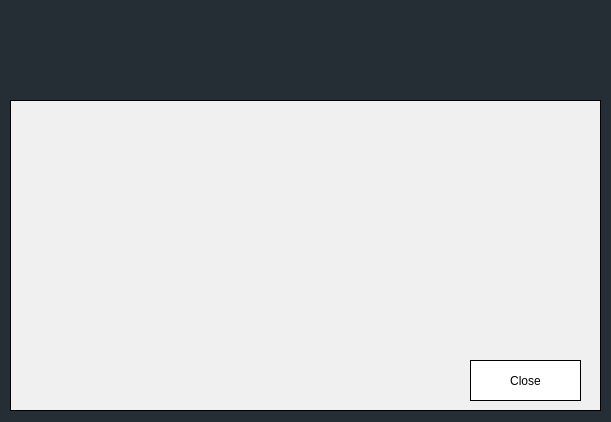
<?xml version="1.0" encoding="UTF-8"?>
<ui version="4.0">
 <class>Dialog</class>
 <widget class="QDialog" name="Dialog">
  <property name="geometry">
   <rect>
    <x>0</x>
    <y>0</y>
    <width>611</width>
    <height>422</height>
   </rect>
  </property>
  <property name="windowTitle">
   <string>Warning</string>
  </property>
  <property name="styleSheet">
   <string notr="true">background-color:rgb(36, 46, 52)</string>
  </property>
  <widget class="QLabel" name="jmap_image_label">
   <property name="geometry">
    <rect>
     <x>10</x>
     <y>10</y>
     <width>121</width>
     <height>71</height>
    </rect>
   </property>
   <property name="text">
    <string/>
   </property>
   <property name="pixmap">
    <pixmap resource="../resources/resources.qrc">:/images/images/Logo_JMap_Cloud.svg</pixmap>
   </property>
  </widget>
  <widget class="QWidget" name="widget" native="true">
   <property name="geometry">
    <rect>
     <x>10</x>
     <y>100</y>
     <width>591</width>
     <height>311</height>
    </rect>
   </property>
   <property name="styleSheet">
    <string notr="true">background-color:rgb(240, 240, 240);
border: 1px solid</string>
   </property>
   <widget class="QTextBrowser" name="warning_textBrowser">
    <property name="geometry">
     <rect>
      <x>15</x>
      <y>21</y>
      <width>561</width>
      <height>221</height>
     </rect>
    </property>
    <property name="styleSheet">
     <string notr="true">border:none;
</string>
    </property>
    <property name="html">
     <string>&lt;!DOCTYPE HTML PUBLIC &quot;-//W3C//DTD HTML 4.0//EN&quot; &quot;http://www.w3.org/TR/REC-html40/strict.dtd&quot;&gt;
&lt;html&gt;&lt;head&gt;&lt;meta name=&quot;qrichtext&quot; content=&quot;1&quot; /&gt;&lt;style type=&quot;text/css&quot;&gt;
p, li { white-space: pre-wrap; }
&lt;/style&gt;&lt;/head&gt;&lt;body style=&quot; font-family:'MS Shell Dlg 2'; font-size:7.8pt; font-weight:400; font-style:normal;&quot;&gt;
&lt;p align=&quot;center&quot; style=&quot;-qt-paragraph-type:empty; margin-top:18px; margin-bottom:12px; margin-left:0px; margin-right:0px; -qt-block-indent:0; text-indent:0px;&quot;&gt;&lt;br /&gt;&lt;/p&gt;&lt;/body&gt;&lt;/html&gt;</string>
    </property>
   </widget>
   <widget class="QPushButton" name="close_dialog_pushButton">
    <property name="geometry">
     <rect>
      <x>460</x>
      <y>260</y>
      <width>111</width>
      <height>41</height>
     </rect>
    </property>
    <property name="styleSheet">
     <string notr="true">background-color: white;
</string>
    </property>
    <property name="text">
     <string>Close</string>
    </property>
   </widget>
  </widget>
 </widget>
 <resources>
  <include location="../../resources.qrc"/>
 </resources>
 <connections/>
</ui>
